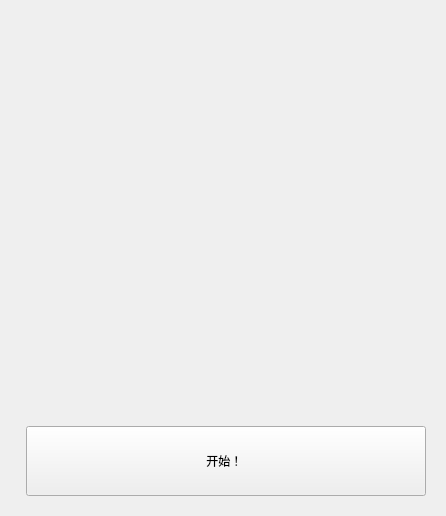
<?xml version="1.0" encoding="UTF-8"?>
<ui version="4.0">
 <class>Widget</class>
 <widget class="QWidget" name="Widget">
  <property name="geometry">
   <rect>
    <x>0</x>
    <y>0</y>
    <width>442</width>
    <height>512</height>
   </rect>
  </property>
  <property name="windowTitle">
   <string>Widget</string>
  </property>
  <layout class="QGridLayout" name="gridLayout_3">
   <item row="0" column="0">
    <widget class="QStackedWidget" name="stackedWidget">
     <property name="currentIndex">
      <number>1</number>
     </property>
     <widget class="QWidget" name="page">
      <layout class="QHBoxLayout" name="horizontalLayout">
       <item>
        <widget class="QStackedWidget" name="stackedWidget_2">
         <property name="currentIndex">
          <number>1</number>
         </property>
         <widget class="QWidget" name="page_3">
          <layout class="QGridLayout" name="gridLayout_2">
           <item row="0" column="2">
            <widget class="QWidget" name="widget_2" native="true">
             <layout class="QVBoxLayout" name="verticalLayout">
              <item>
               <widget class="QPushButton" name="startbon">
                <property name="minimumSize">
                 <size>
                  <width>50</width>
                  <height>70</height>
                 </size>
                </property>
                <property name="text">
                 <string>按压</string>
                </property>
               </widget>
              </item>
              <item>
               <widget class="QWidget" name="level" native="true">
                <property name="minimumSize">
                 <size>
                  <width>100</width>
                  <height>100</height>
                 </size>
                </property>
                <layout class="QGridLayout" name="gridLayout">
                 <item row="2" column="0">
                  <widget class="QRadioButton" name="eazy">
                   <property name="text">
                    <string>eazy</string>
                   </property>
                  </widget>
                 </item>
                 <item row="4" column="0">
                  <widget class="QRadioButton" name="insane">
                   <property name="text">
                    <string>Insane</string>
                   </property>
                  </widget>
                 </item>
                 <item row="0" column="0" colspan="2">
                  <widget class="QLabel" name="levellabel">
                   <property name="text">
                    <string>请选择难度^_^</string>
                   </property>
                   <property name="margin">
                    <number>7</number>
                   </property>
                   <property name="indent">
                    <number>20</number>
                   </property>
                  </widget>
                 </item>
                 <item row="4" column="1">
                  <widget class="QRadioButton" name="demon">
                   <property name="text">
                    <string>Demon</string>
                   </property>
                  </widget>
                 </item>
                 <item row="2" column="1">
                  <widget class="QRadioButton" name="hard">
                   <property name="text">
                    <string>hard</string>
                   </property>
                  </widget>
                 </item>
                 <item row="5" column="0" colspan="2">
                  <widget class="QLabel" name="rebonlabel">
                   <property name="text">
                    <string>重置后需要再次点击！</string>
                   </property>
                  </widget>
                 </item>
                </layout>
               </widget>
              </item>
              <item>
               <widget class="QPushButton" name="changebutton">
                <property name="minimumSize">
                 <size>
                  <width>0</width>
                  <height>70</height>
                 </size>
                </property>
                <property name="text">
                 <string>给予通关区间</string>
                </property>
               </widget>
              </item>
              <item>
               <widget class="QPushButton" name="button">
                <property name="text">
                 <string>认输</string>
                </property>
               </widget>
              </item>
             </layout>
            </widget>
           </item>
           <item row="0" column="1">
            <widget class="QFrame" name="frame">
             <property name="frameShape">
              <enum>QFrame::StyledPanel</enum>
             </property>
             <property name="frameShadow">
              <enum>QFrame::Raised</enum>
             </property>
             <layout class="QVBoxLayout" name="verticalLayout_3">
              <item>
               <widget class="QLabel" name="label">
                <property name="minimumSize">
                 <size>
                  <width>100</width>
                  <height>100</height>
                 </size>
                </property>
                <property name="maximumSize">
                 <size>
                  <width>100</width>
                  <height>100</height>
                 </size>
                </property>
                <property name="text">
                 <string/>
                </property>
                <property name="pixmap">
                 <pixmap resource="image.qrc">:/Photo/character.jpg</pixmap>
                </property>
                <property name="scaledContents">
                 <bool>true</bool>
                </property>
               </widget>
              </item>
              <item>
               <widget class="QLCDNumber" name="lcdNumber"/>
              </item>
             </layout>
            </widget>
           </item>
          </layout>
         </widget>
         <widget class="QWidget" name="page_4">
          <layout class="QVBoxLayout" name="verticalLayout_2">
           <item>
            <widget class="QLabel" name="overlabel">
             <property name="text">
              <string>游戏失败</string>
             </property>
            </widget>
           </item>
           <item>
            <widget class="QPushButton" name="rebon">
             <property name="enabled">
              <bool>true</bool>
             </property>
             <property name="minimumSize">
              <size>
               <width>25</width>
               <height>30</height>
              </size>
             </property>
             <property name="maximumSize">
              <size>
               <width>16777215</width>
               <height>20</height>
              </size>
             </property>
             <property name="text">
              <string>重置</string>
             </property>
            </widget>
           </item>
          </layout>
         </widget>
        </widget>
       </item>
      </layout>
     </widget>
     <widget class="QWidget" name="page_2">
      <layout class="QFormLayout" name="formLayout">
       <item row="1" column="1">
        <widget class="QPushButton" name="Mainbutton">
         <property name="minimumSize">
          <size>
           <width>100</width>
           <height>70</height>
          </size>
         </property>
         <property name="text">
          <string>开始！ </string>
         </property>
        </widget>
       </item>
       <item row="0" column="1">
        <widget class="QLabel" name="startlabel">
         <property name="minimumSize">
          <size>
           <width>400</width>
           <height>400</height>
          </size>
         </property>
         <property name="text">
          <string/>
         </property>
         <property name="pixmap">
          <pixmap resource="image.qrc">:/Photo/main.jpg</pixmap>
         </property>
         <property name="scaledContents">
          <bool>true</bool>
         </property>
        </widget>
       </item>
      </layout>
     </widget>
    </widget>
   </item>
  </layout>
 </widget>
 <resources>
  <include location="image.qrc"/>
 </resources>
 <connections/>
</ui>
